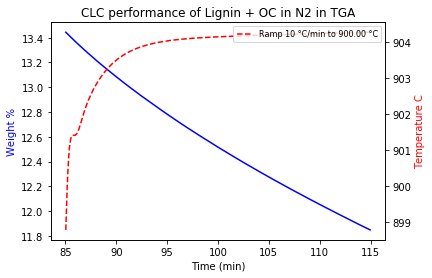

Here is the Python script that generated this plot:
import matplotlib.pyplot as plt
import numpy as np
import pandas as pd

##################################
###Import original data
###Basic sample information
TGA_CLC = pd.read_excel(r'C:/Users/htian/Desktop/book in reading/Biomass combustion-TGA/2) Biomass + OC in N2/Biomass(2).xls',
                        sheet_name = 'a Table 1 - Isothermal 15.0 min')

###### to read full table information
print(TGA_CLC)
print(TGA_CLC.info(),'n')

########  read full list of first few lines#####
##### to identify the data your collected######
print(TGA_CLC.loc[0])
print(TGA_CLC.loc[1])
#print(TGA_CLC.loc[0:1])   ## see the unit corresponding relationship

### Identify key parmeters

sample_name = "Lignin + OC in N2"
ramping_rate = "Ramp 10 °C/min to 900.00 °C"
Time_unit = "mins"
Temperature_Unit = "C"
Weight_unit = "mg"

# drop the unit line , which is the secon line##
TGA_CLC2 = TGA_CLC.drop([0,1])
print(TGA_CLC2)

### reindix from beginning###

TGA_CLC3 = TGA_CLC2.reset_index(drop = True)

print(TGA_CLC3)

### rename the columns###

TGA_CLC3.columns= ['Time','Weight %', 'Weight mg', 'Heat Flow (Normalized)',
                   'Heat Flow mW','Temperature']

print(TGA_CLC3)

#### assign x, y1 and y2 axis#####
x= TGA_CLC3['Time']
y1 = TGA_CLC3['Weight %']
y2 = TGA_CLC3['Temperature']

#print(x)

fig,ax1 = plt.subplots()
ax2 = ax1.twinx()           # twinx for mirror
ax1.plot(x,y1,'b-')
ax2.plot(x,y2,'r--')
 
ax1.set_xlabel('Time (min)')    #x-label
ax1.set_ylabel('Weight %',color = 'b')   #y1-label
ax2.set_ylabel('Temperature C',color = 'r')   #y2 label
plt.title("CLC performance of " + sample_name + ' in TGA')

plt.legend(labels= [ramping_rate], loc='upper right',fontsize=8)

plt.show()
